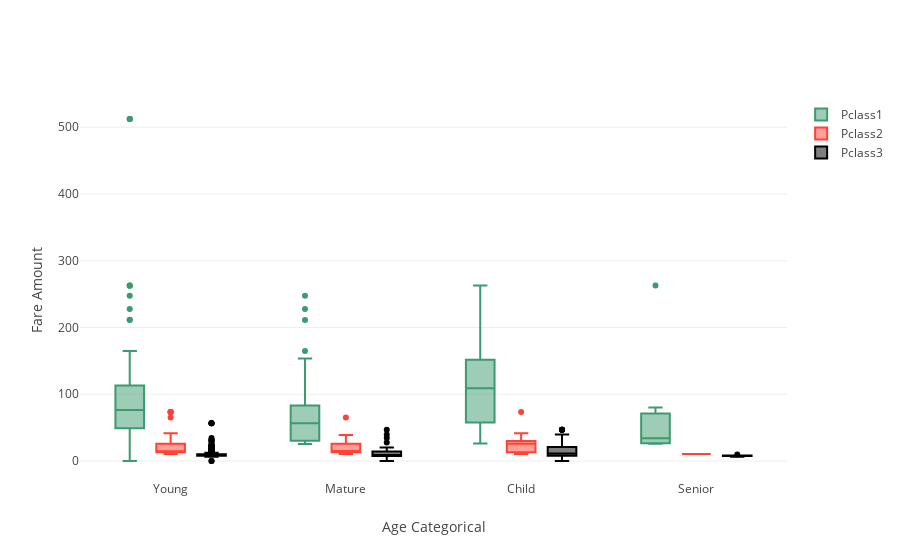

Notebook code cell kept with this figure:
### Code cell
df_1 = train_df[train_df["Pclass"] == 1]
df_2 = train_df[train_df["Pclass"] == 2]
df_3=train_df[train_df["Pclass"] == 3]


trace0 = go.Box(
    y=df_1["Fare"],
    x=df_1["Age_cat"],
    name='Pclass1',
    marker=dict(
        color='#3D9970'
    )
)

trace1 = go.Box(
    y=df_2['Fare'],
    x=df_2['Age_cat'],
    name='Pclass2',
    marker=dict(
        color='#FF4136'
    )
    
)

trace2 = go.Box(
    y=df_3['Fare'],
    x=df_3['Age_cat'],
    name='Pclass3',
    marker=dict(
        color='black'
    )
    
)
    
data = [trace0, trace1,trace2]

layout = go.Layout(
    yaxis=dict(
        title='Fare Amount',
        zeroline=False
    ),
    xaxis=dict(
        title='Age Categorical'
    ),
    boxmode='group'
)
fig = go.Figure(data=data, layout=layout)

py.iplot(fig, filename='box-age-cat-pclass')

### Figure 1 — Plotly figure (JSON) as saved in the notebook; plotly's stock layout.template omitted (floating-point values rounded to 4 significant figures; data arrays with more than 128 entries replaced by an {"elided": "..."} marker saying what was removed)
{"data": [{"marker": {"color": "#3D9970"}, "name": "Pclass1", "type": "box", "uid": "a8e2e4bf-3a31-4f0d-9204-d3e0b2e0cc0b", "x": {"elided": "216 str values"}, "y": {"elided": "216 float values"}}, {"marker": {"color": "#FF4136"}, "name": "Pclass2", "type": "box", "uid": "68889d45-c497-4398-9c3f-d65f1cf35830", "x": {"elided": "184 str values"}, "y": {"elided": "184 float values"}}, {"marker": {"color": "black"}, "name": "Pclass3", "type": "box", "uid": "1282da82-e6fd-42f1-b6d5-833cb96d12d8", "x": {"elided": "491 str values"}, "y": {"elided": "491 float values"}}], "layout": {"boxmode": "group", "xaxis": {"title": {"text": "Age Categorical"}}, "yaxis": {"title": {"text": "Fare Amount"}, "zeroline": false}}}
